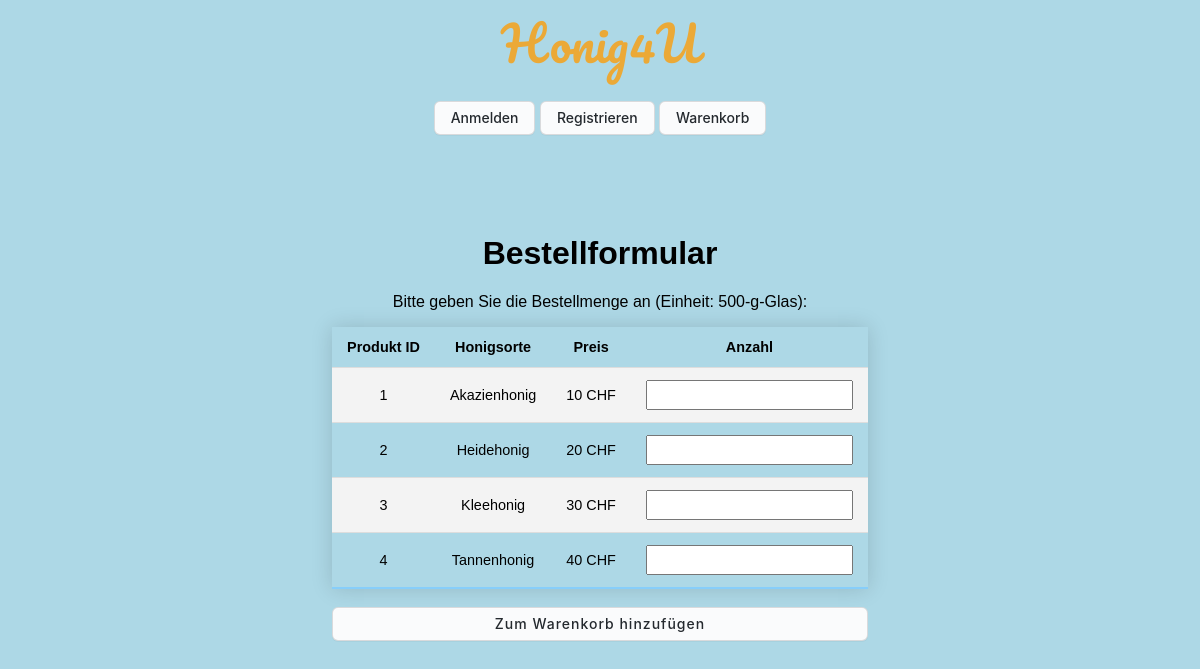
The page / on the database its author committed.
### tables this page shows
CREATE TABLE `produkte` (
  `Produkt_ID` int(11) NOT NULL,
  `Produkt_Name` varchar(50) NOT NULL,
  `Produkt_Preis` double NOT NULL
);

### index.php (called while the page is built, shortened)
<?php
    include 'u_formular.php';
?>

### u_formular.php (the view, shortened to what this page needs)
<?php
  $db = new PDO("mysql:host=localhost;dbname=honig4u", "root", "");
  $sql = "SELECT * FROM produkte";
  $ergebnis = $db->query($sql);
  include 'header.php';
?>
<!DOCTYPE html>
<html lang="en">
  <head>
    <link rel="stylesheet" href="./css/style.css">
  </head>
  <body>
    <h1>Bestellformular</h1>
    <p>Bitte geben Sie die Bestellmenge an (Einheit: 500-g-Glas): </p>
    <form action="u_bestellung.php" method="POST">
      <table class="styled-table" align="center">
      <?php
        echo "<tr><th>Produkt ID</th><th>Honigsorte</th><th>Preis</th><th>Anzahl</th></tr>";
        while ($zeile = $ergebnis->fetchObject()){
          echo "<tr><td>$zeile->Produkt_ID</td>
                    <td>$zeile->Produkt_Name</td>";
                    if ($zeile->Produkt_Name == 'Akazienhonig'){
                      echo "<td>$zeile->Produkt_Preis CHF</td>";
                      echo "<td><input type='number' min='0' name='Akazienhonig' size='4'></td>";
                    } else if ($zeile->Produkt_Name == 'Heidehonig'){
                      echo "<td>$zeile->Produkt_Preis CHF</td>";
                      echo "<td><input type='number' min='0' name='Heidehonig' size='4'></td>";
                    } else if ($zeile->Produkt_Name == 'Kleehonig') {
                      echo "<td>$zeile->Produkt_Preis CHF</td>";
                      echo "<td><input type='number' min='0' name='Kleehonig' size='4'></td>";
                    } else if ($zeile->Produkt_Name == 'Tannenhonig') {
                      echo "<td>$zeile->Produkt_Preis CHF</td>";
                    echo "<td><input type='number' min='0' name='Tannenhonig' size='4'></td>";
                    }
        }
        echo "</tr></table><br>" ;
        echo "<input type='submit' class='button' name='warenkorb' value='Zum Warenkorb hinzufügen'>";
      ?>
    </form>
  </body>
</html>

### header.php (shortened to what this page needs)
<!DOCTYPE html>
<html lang="en">
    <head>
    </head>
    <body>
        <?php
            echo "<div class='header'>";
            echo "<span id='honig4u'>Honig4U </span><p>";
            if (isset($_SESSION["username"]))
            {
                echo "Angemeldet als: " . $_SESSION["username"];
                echo " <button class='button' onclick='window.location.href = \"logout.php\";'>Abmelden</button>";
                if (isset($_SESSION["IsAdmin"]))
                {
                    if ($_SESSION["IsAdmin"] == 1)
                    {
                        echo " <button class='button' onclick='window.location.href = \"admin.php\";'>Admin Control Panel</button>";
                    }
                }
                if (basename($_SERVER['PHP_SELF']) <> "index.php")
                {
                    echo " <button class='button' onclick='window.location.href = \"index.php\";'>Startseite</button>";
                }
                if (basename($_SERVER['PHP_SELF']) <> "u_bestellung.php")
                {
                    echo " <button class='button' onclick='window.location.href = \"u_bestellung.php\";'>Warenkorb</button>";
                }
                echo "</p><div>";
            }
            else
            {
                echo "<button class='button' onclick='window.location.href = \"anmelden.php\";'>Anmelden</button> <button class='button' onclick='window.location.href = \"registrieren.php\";'>Registrieren</button>";
                if (basename($_SERVER['PHP_SELF']) <> "u_bestellung.php")
                {
                    echo " <button class='button' onclick='window.location.href = \"u_bestellung.php\";'>Warenkorb</button>";
                }
                echo "</p><div>";
            }
        ?>
    </body>
</html>

### css/style.css (style rules this page uses)
html, body { height: 100%; }
html { background-color: lightblue; font-family: Arial, Helvetica, sans-serif; display: flex; justify-content: center; align-items: center; text-align: center; }
body { display: inline-block; vertical-align: middle; }
h1 { margin-top: 100px; }
#honig4u { font-family: "Pacifico", cursive; color: #eba937; font-size: 3rem; }
.styled-table { border-collapse: collapse; font-size: 0.9em; font-family: sans-serif; min-width: 400px; box-shadow: 0 0 20px rgba(0, 0, 0, 0.15); }
.styled-table th, .styled-table td { padding: 12px 15px; }
.styled-table tbody tr { border-bottom: 1px solid #dddddd; }
.styled-table tbody tr:nth-of-type(even) { background-color: #f3f3f3; }
.styled-table tbody tr:last-of-type { border-bottom: 2px solid lightskyblue; }
input { font: 15px/24px "Muli", sans-serif; color: #333; width: 100%; box-sizing: border-box; letter-spacing: 1px; }
.button { appearance: none; background-color: #fafbfc; border: 1px solid rgba(27, 31, 35, 0.15); border-radius: 6px; box-shadow: rgba(27, 31, 35, 0.04) 0 1px 0, rgba(255, 255, 255, 0.25) 0 1px 0 inset; box-sizing: border-box; color: #24292e; cursor: pointer; display: inline-block; font-family: -apple-system, system-ui, "Segoe UI", Helvetica, Arial, sans-serif, "Apple Color Emoji", "Segoe UI Emoji"; font-size: 14px; font-weight: 500; line-height: 20px; list-style: none; padding: 6px 16px; position: relative; transition: background-color 0.2s cubic-bezier(0.3, 0, 0.5, 1); user-select: none; -webkit-user-select: none; touch-action: manipulation; vertical-align: middle; white-space: nowrap; word-wrap: break-word; }
.button:before { display: none; }

### rows shown on the page
produkte: Produkt_ID "1", Produkt_Name "Akazienhonig", Produkt_Preis "10"
produkte: Produkt_ID "2", Produkt_Name "Heidehonig", Produkt_Preis "20"
produkte: Produkt_ID "3", Produkt_Name "Kleehonig", Produkt_Preis "30"
produkte: Produkt_ID "4", Produkt_Name "Tannenhonig", Produkt_Preis "40"
